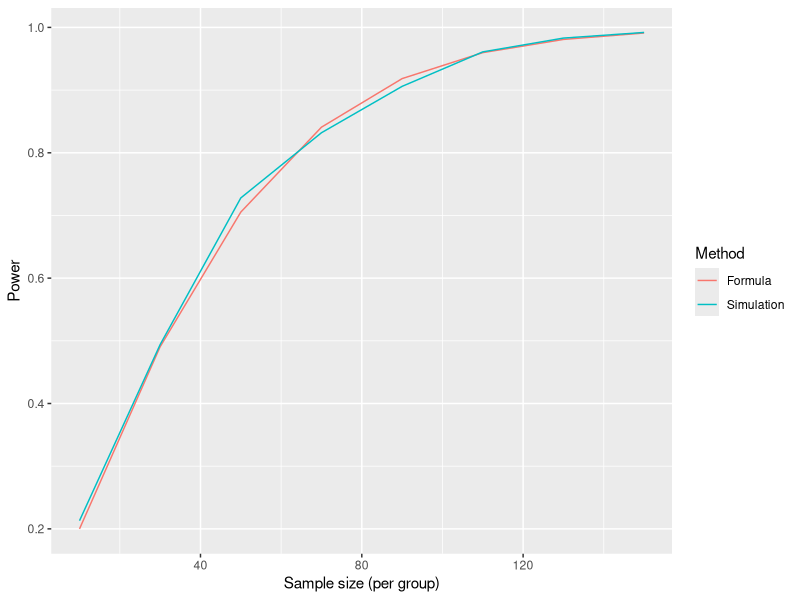
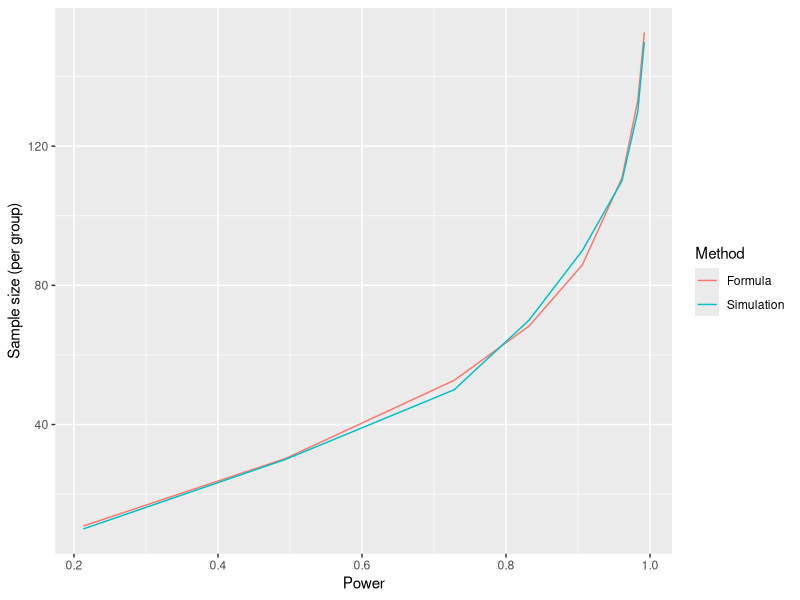

These figures' R source, in order: (Note: a time limit stopped this script after it produced the figures.)
# Basic Sample Size Calculation

#### Data Generating Function ####
create_rct_data <- function(n, procedure, mu_0, mu_1, sigma_0, sigma_1) {
  # Randomization procedure 1
  if (procedure == 1){
    group <- sample(rep(c(0,1),n)) 
  }
  
  # Randomization procedure 2: Binomial
  # most random way to generate the sequence:note that this result in non-equal 
  # sample size per arm
  if (procedure == 2){
    group <- (runif(2*n) > 0.5)*1
  }
  
  
  # Randomization procedure 3: Truncated Binomial
  else{
    group <- c()
    for (i in 1:(2*n)) {
      a <- sum(group == 1)
      b <- sum(group == 0)
      if (max(a, b) >= n) {
        group <- c(group, rep(1, n - a), rep(0, n - b))
        break
      }
      group <- c(group, (runif(1) > 0.5)*1)
    }
  }
  
  
  #outcome <- (1-group) * rnorm(n=n, mean=mu_0, sd=sigma_0) +
  #  group * rnorm(n=n, mean=mu_1, sd=sigma_1)
  outcome <- c()
  for (i in 1: length(group)){
    if (group[i] == 0){
      outcome[i] <- rnorm(1,mean=mu_0, sd=sigma_0)
    }
    else{
      outcome[i] <- rnorm(1,mean=mu_1, sd=sigma_1)
    }
  }
  return(data.frame("group"=group, "outcome"=outcome))
}

# Test data-generating function
create_rct_data(n=8, 3, mu_0=2, mu_1=4, sigma_0=0.1, sigma_1=0.1)

# Test whether to reject null-hypothesis using z-test
run_test <- function(data) {
  #test_result <- t.test(outcome~group, data=data)
  #return(as.integer(test_result$p.value<0.05))
  
  group_means <- tapply(data$outcome, data$group, mean)
  group_sds <- tapply(data$outcome, data$group, sd)
  n1 <- sum(data$group == levels(as.factor(data$group))[1])
  n2 <- sum(data$group == levels(as.factor(data$group))[2])
  
  z_score <- (group_means[1] - group_means[2]) / sqrt((group_sds[1]^2 / n1) + (group_sds[2]^2 / n2))
  p_value <- 2 * (1 - pnorm(abs(z_score)))
  
  return(as.integer(p_value < 0.05))
}

#### Simulation Study ####
set.seed(43)
kSim <- 1000
power_sim <- data.frame(matrix(ncol = 3, nrow = 0))
colnames(power_sim) <- c("SampleSize","Power", "MCSE")
sample_size <- seq(10,150,20)
start_time <- Sys.time()
for (i in 1:length(sample_size)){
  df_temp <- data.frame(matrix(ncol = 3, nrow = 0))
  colnames(df_temp) <- c("nSim","sampleSize","test")
  #print(df_temp)
  for (k in 1:kSim){
    data <- create_rct_data(n = sample_size[i], 3, mu_0=17, mu_1=18, sigma_0=2, sigma_1=2)
    result <- run_test(data)
    # Do not use rbind, as it changes the original column names of the dataframe
    df_temp[k,] <- c(nSim = k,sampleSize = sample_size[i],test = result)
    #print(df_temp)
  }
  current.power <- sum(df_temp$test)/kSim
  mcse <- round(sqrt(current.power*(1-current.power)/kSim), 5)
  power_sim[i, ] <- c(sample_size[i],current.power, mcse)
}
print(power_sim)
end_time <- Sys.time()
print(end_time - start_time)

#### Check with the formula ####
power_formula <- function (n){
  pnorm(sqrt((n*(17-18)^2)/(2^2+2^2)) - qnorm(0.025, lower.tail=F))
}
power_fm <- sapply(sample_size, power_formula)

n_formula <- function (pw){
  (qnorm(0.025, lower.tail=F)+qnorm((1-pw), lower.tail = F))^2*(2^2+2^2)/((17-18)^2)
}
n_fm <- sapply(power_sim$Power, n_formula)
n_fm

library(ggplot2)
# x-sample size y-power plot
ggplot(data.frame(
  n = rep(sample_size, 2),
  power = c(power_sim$Power, power_fm),
  which = rep(c("Simulation","Formula"), each=length(sample_size))
), aes(x=n, y=power, color=factor(which))) +
  geom_line() +
  labs(color="Method", y="Power", x="Sample size (per group)")

# x-power y-sample size plot
ggplot(data.frame(
  power = rep(power_sim$Power, 2),
  n = c(power_sim$SampleSize, n_fm),
  which = rep(c("Simulation","Formula"), each=length(sample_size))
), aes(y=n, x=power, color=factor(which))) +
  geom_line() +
  labs(color="Method", x="Power", y="Sample size (per group)")

#### Package the simulation study in a function ####

# Input: number of simulation study, mean of control group, mean of experimental group, 
# variance of control group and experimental group, minimized sample size, maximized sample size and 
# the threshold of power

# Output: List of two elements: Table of sample size with its power, the minimum
# sample size that is over the threshold
sim_cpmean <- function(kSim,rp,step,mu_0,mu_1, sigma_0,sigma_1,min_sz,max_sz,threshold){
  #set.seed(43)
  power_sim <- data.frame(matrix(ncol = 2, nrow = 0))
  colnames(power_sim) <- c("SampleSize","Power")
  # Consider change it to bisection method
  sample_size <- seq(min_sz,max_sz,step)
  start_time <- Sys.time()
  for (i in 1:length(sample_size)){
    df_temp <- data.frame(matrix(ncol = 3, nrow = 0))
    colnames(df_temp) <- c("nSim","sampleSize","test")
    #print(df_temp)
    for (k in 1:kSim){
      data <- create_rct_data(n = sample_size[i], rp,mu_0=mu_0, mu_1=mu_1, sigma_0=sigma_0, sigma_1=sigma_1)
      result <- run_test(data)
      # Do not use rbind, as it changes the original column names of the dataframe
      df_temp[k,] <- c(nSim = k,sampleSize = sample_size[i],test = result)
      #print(df_temp)
    }
    power_sim[i,] <- c(sample_size[i],sum(df_temp$test)/kSim)
  }
  elgb_sz <- c()
  for (row in 1:dim(power_sim)[1]){
    if (power_sim[row,2] > threshold){
      elgb_sz <- c(elgb_sz,power_sim[row,1])
    }
  }
  if (length(elgb_sz)==0){
    elgb_sz <- c(max_sz)
    print("No eligible sample size is found to exceed the threshold!")
  }
  end_time <- Sys.time()
  print(end_time - start_time)
  return(list(power_sim,min(elgb_sz)))
}
#print(sim_cpmean(100,10,17,18,2,2,100,150,0.9))
sim_cpmean(1000,2,1,17,18,2,2,95,105,0.9)

#### Metrics ####
# Variability of n
min_n <- c()
for (i in 1:100){
  min_n <- c(min_n,sim_cpmean(1000,2,1,17,18,2,2,95,105,0.9)[[2]])
}
print(min_n)
print(var(min_n))
print(sd(min_n))

##### Sensitivity Analysis #####
kEvl = 100;kSim = 1000
# Changing randomization procedure

# Function to calculate min_nr for a specific randomization procedure
calc_min_nr <- function(rp) {
  min_nr <- c()
  for (i in 1:kEvl) {
    min_nr <- c(min_nr, sim_cpmean(kSim = kSim, rp = rp, step = 1,
                                   17, 18, 2, 2,
                                   min_sz = 95, max_sz = 105, threshold = 0.9)[[2]])}
  return(min_nr)
}

min_nr1 <- calc_min_nr(rp = 1)
min_nr2 <- calc_min_nr(rp = 2)
min_nr3 <- calc_min_nr(rp = 3)
min_nr <- list(min_nr1,min_nr2,min_nr3)
var_nr <- c(var(min_nr1),var(min_nr2),var(min_nr3))

print(var_nr)
freq_table1 <- table(min_nr3)
max_frequency1 <- max(freq_table1)
most_frequent_elements <- names(freq_table1)[freq_table1== max_frequency1]

cat("Most frequently occurring element(s): ", most_frequent_elements, "\n")
print(c(abs(n_formula(0.9)-mean(min_nr1)),abs(n_formula(0.9)-mean(min_nr2)),
        abs(n_formula(0.9)-mean(min_nr3))))

# Histogram
par(mfrow = c(3,1))
for (i in 1:3){
  hist(min_nr[[i]], main = paste("Histogram of n for Randomization Procedure " , i),
       xlab = "Minimum Sample Size")
}

# Number of simulation study
calc_min_nk <- function(kSim) {
  min_nk <- c()
  for (i in 1:kEvl) {
    min_nk <- c(min_nk, sim_cpmean(kSim = kSim, rp = 3, step = 1,
                                   17, 18, 2, 2,
                                   min_sz = 95, max_sz = 105, threshold = 0.9)[[2]])}
  return(min_nk)
}

kSims <- c(100,500,1000)
min_nk <- list();var_nk <- c();abs_nk <- c()

for (i in 1:length(kSims)) {
   min_nk0 <- calc_min_nk(kSims[i])
   min_nk[[i]] <- min_nk0
   var_nk <- c(var_nk,var(min_nk0))
   abs_nk <- c(abs_nk,abs(n_formula(0.9)-mean(min_nk0)))
}

print(abs_nk)
par(mfrow = c(3,1))
for (i in 1:length(kSims)){
  hist(min_nk[[i]], main = paste("Histogram of n for" , kSims[i], "of simulation replicates"),
       xlab = "Minimum Sample Size")
}

par(mfrow = c(1,1))
ggplot(data.frame(
  kSim = kSims,
  var = var_nk), aes(y=var_nk, x=kSim)) +
    geom_line() +
    labs(x="Number of Simulation Study", y="Variability of n")

# Threshold
# Note that at first we set step larger to see a small range of sample size and
# then set it smaller as 1 to find the more accurate estimation and run the simulation
min_nt1 <- c();min_nt2 <- c();min_nt3 <- c()
thresholds <- c(0.8,0.9,0.95)
for (k in 1:kEvl){
    min_nt1 <- c(min_nt1,sim_cpmean(kSim = kSim,rp = 3,step = 1,
                                    17,18,2,2,
                                    min_sz = 70,max_sz = 80,threshold = thresholds[1])[[2]])
    min_nt2 <- c(min_nt2,sim_cpmean(kSim = kSim,rp = 3,step = 1,
                                    17,18,2,2,
                                    min_sz = 95,max_sz = 110,threshold = thresholds[2])[[2]])
    min_nt3 <- c(min_nt3,sim_cpmean(kSim = kSim,rp = 3,step = 1,
                                    17,18,2,2,
                                    min_sz = 120,max_sz = 130,threshold = thresholds[3])[[2]])
  }

# for (k in 1:kEvl){
#   min_nt3 <- c(min_nt3,sim_cpmean(kSim = kSim,rp = 3,step = 1,
#                                   17,18,2,2,
#                                   min_sz = 120,max_sz = 130,threshold = thresholds[3])[[2]])
# }
var_nt <- c(var(min_nt1),var(min_nt2),var(min_nt3))
print(c(abs(n_formula(0.8)-mean(min_nt1)),abs(n_formula(0.9)-mean(min_nt2)),
        abs(n_formula(0.95)-mean(min_nt3))))

par(mfrow = c(3,1))
min_nt <- list(min_nt1,min_nt2,min_nt3)
for (i in 1:3){
  hist(min_nt[[i]], main = paste("Histogram of Power Threshold ", thresholds[i]),
       xlab = "Minimum Sample Size")
}

par(mfrow = c(1,1))
ggplot(data.frame(
  threshold = c(0.8,0.9,0.95),
  var = var_nt), aes(y=var, x=threshold))+
    geom_line() +
    labs(x="Power Threshold", y="Variability of n")

save(min_nr,min_nk,min_nt, 
    file = "/Users/beep/Downloads/申研/Cambridge/MRC BSU Internship/results2.Rdata")

### Retetet
